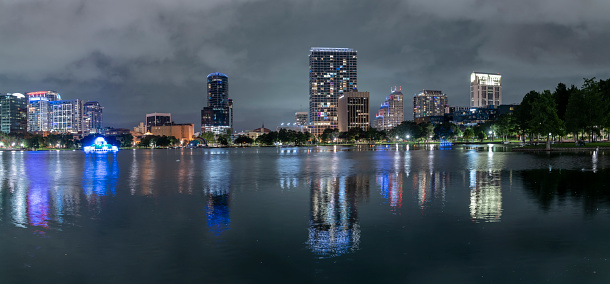
#> input picture image/data/city.jpg, 610 x 284 px
$ python -i histogram.py   (imports and definitions only)
#> lines starting #> are read from the running program, lines starting #| are printed output that depends on the picture
#> further down, picture is the input picture: shape (284, 610, 3); mean B, G, R 90.9, 79.8, 68
import cv2
import numpy as np
from matplotlib import pyplot as plt


def plot(img):
    color = ('b','g','r')
    for i,col in enumerate(color):
        histr = cv2.calcHist([img],[i],None,[256],[0,256])
        plt.plot(histr,color = col)
        plt.xlim([0,256])
    fig = plt.gcf()
    fig.canvas.draw()
    hist_image = np.array(fig.canvas.renderer.buffer_rgba())
    plt.close()

    return hist_image


def equalize(img):
    ycrcb_image = cv2.cvtColor(img, cv2.COLOR_BGR2YCrCb)
#> ycrcb_image: shape (284, 610, 3); mean of channels 0, 1, 2 77.5, 121.2, 135.6
    y_channel, cr_channel, cb_channel = cv2.split(ycrcb_image)
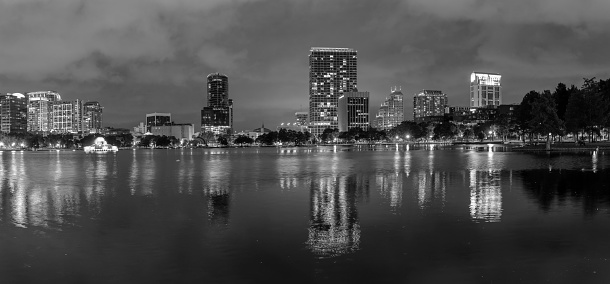
#> y_channel: shape (284, 610); min 0, max 255, mean 77.5
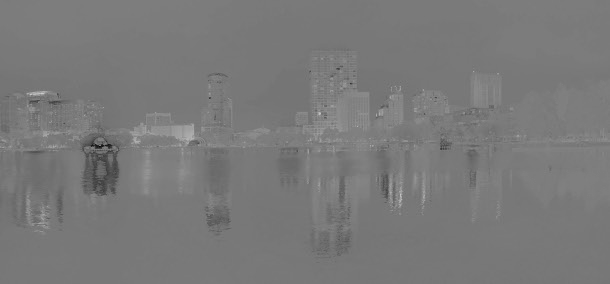
#> cr_channel: shape (284, 610); min 3, max 203, mean 121.2
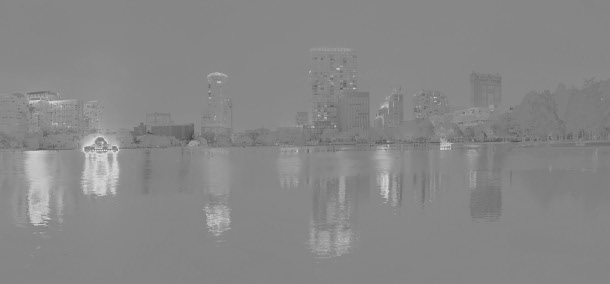
#> cb_channel: shape (284, 610); min 68, max 233, mean 135.6
    equ_y_channel = cv2.equalizeHist(y_channel)
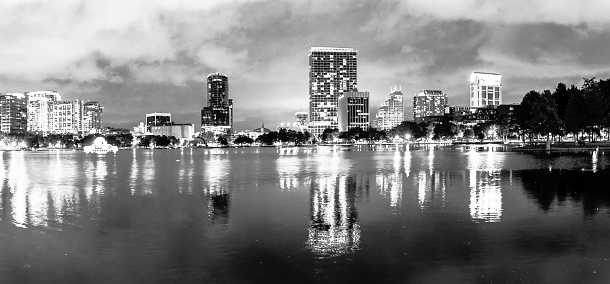
#> equ_y_channel: shape (284, 610); min 0, max 255, mean 128.5
    equ_ycrcb_image = cv2.merge([equ_y_channel, cr_channel, cb_channel])
#> equ_ycrcb_image: shape (284, 610, 3); mean of channels 0, 1, 2 128.5, 121.2, 135.6
    output_image = cv2.cvtColor(equ_ycrcb_image, cv2.COLOR_YCrCb2BGR)
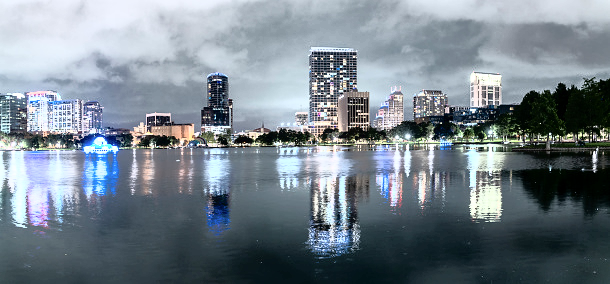
#> output_image: shape (284, 610, 3); mean B, G, R 140.2, 130.7, 118.9

    return output_image

>>> import cv2
>>> picture = cv2.imread('data/city.jpg')
>>> result = equalize(picture)

$ run again, on image/data/mountain.jpg
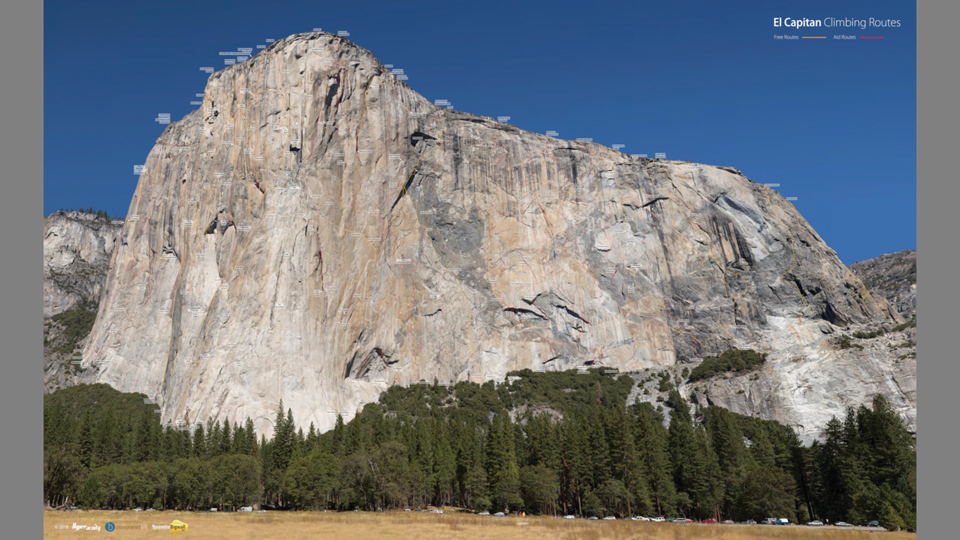
#> input picture image/data/mountain.jpg, 960 x 540 px
#> picture is the input picture: shape (540, 960, 3); mean B, G, R 123.5, 120.1, 115.8
#> ycrcb_image: shape (540, 960, 3); mean of channels 0, 1, 2 119.2, 125.6, 130.5
#> in equalize, `y_channel, cr_channel, cb_channel = cv2.split(ycrcb_image)`:
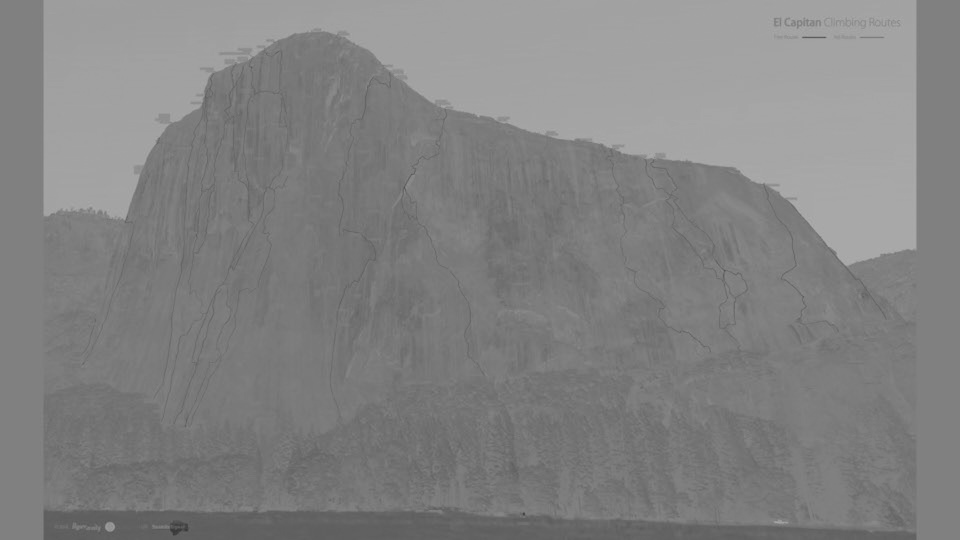
#> cb_channel: shape (540, 960); min 56, max 174, mean 130.5
#> equ_ycrcb_image: shape (540, 960, 3); mean of channels 0, 1, 2 129, 125.6, 130.5
#> in equalize, `output_image = cv2.cvtColor(equ_ycrcb_image, cv2.COLOR_YCrCb2BGR)`:
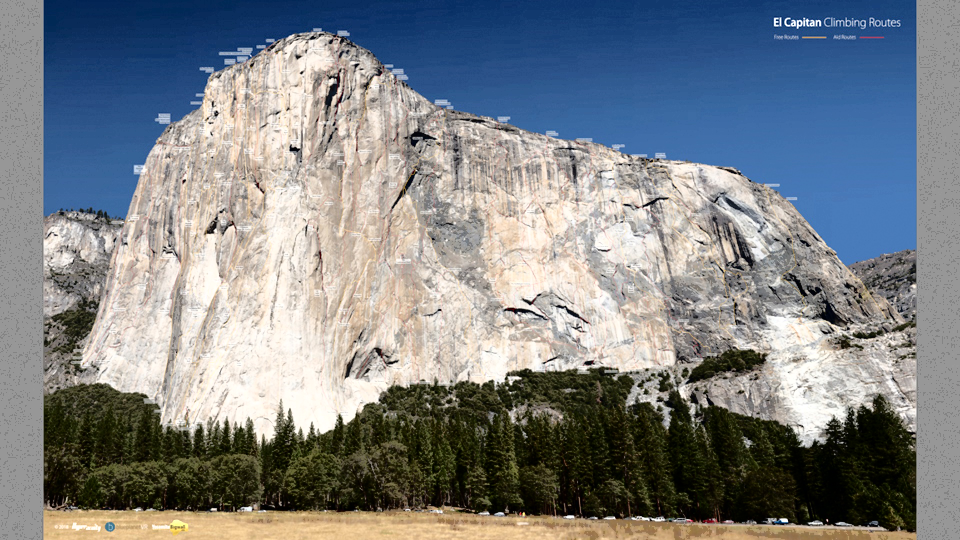
#> output_image: shape (540, 960, 3); mean B, G, R 133.5, 129.9, 125.4

$ run again, on image/data/space.jpg
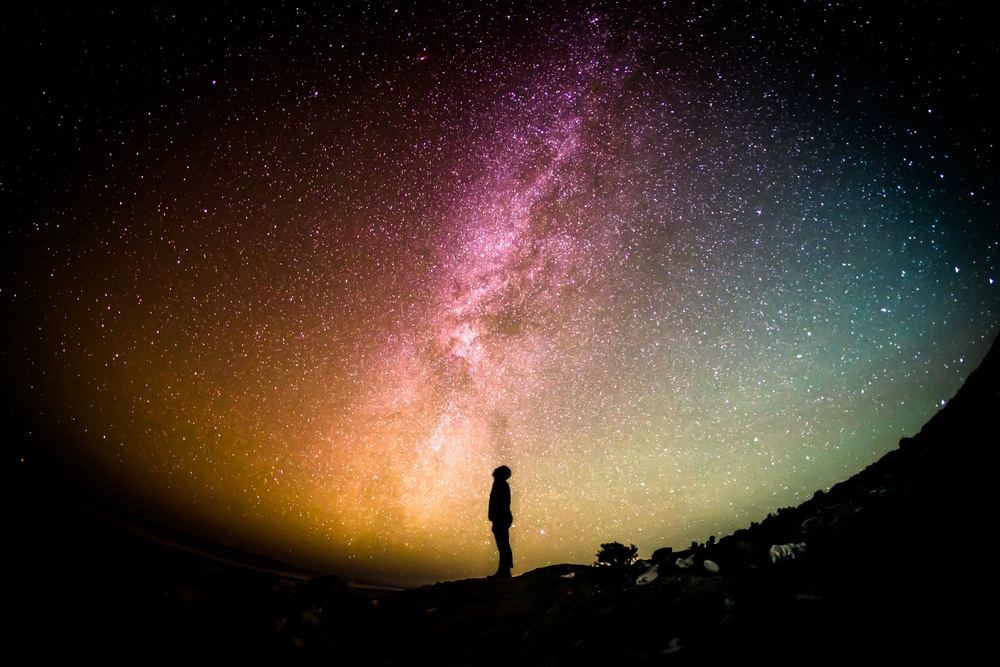
#> input picture image/data/space.jpg, 1000 x 667 px, shrunk from 5616 x 3744 before the run
#> picture is the input picture: shape (667, 1000, 3); mean B, G, R 41.2, 50.6, 67.2
#> ycrcb_image: shape (667, 1000, 3); mean of channels 0, 1, 2 54.5, 137.1, 120.5
#> in equalize, `y_channel, cr_channel, cb_channel = cv2.split(ycrcb_image)`:
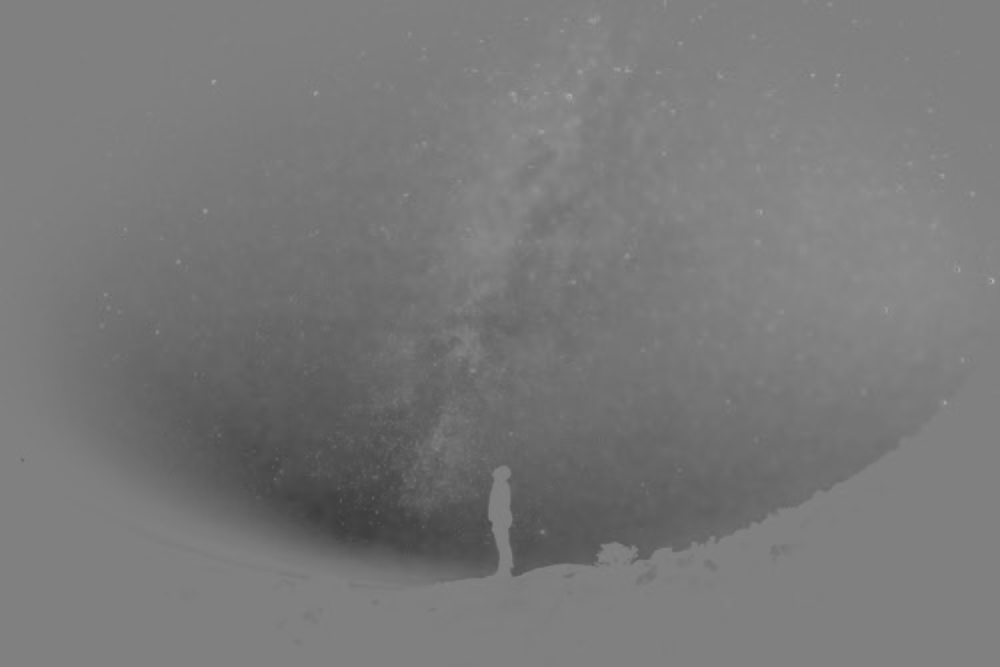
#> cb_channel: shape (667, 1000); min 61, max 175, mean 120.5
#> equ_ycrcb_image: shape (667, 1000, 3); mean of channels 0, 1, 2 101.5, 137.1, 120.5
#> in equalize, `output_image = cv2.cvtColor(equ_ycrcb_image, cv2.COLOR_YCrCb2BGR)`:
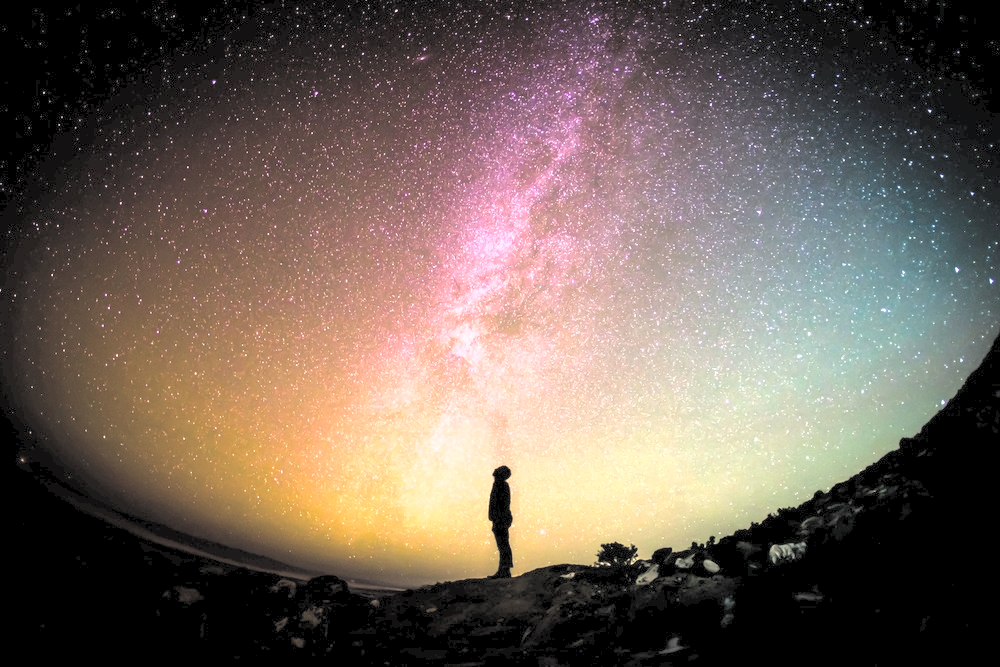
#> output_image: shape (667, 1000, 3); mean B, G, R 88.1, 97.6, 111.8
